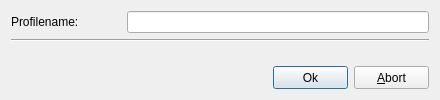
<ui version="4.0" >
 <author>Alexander Saal - alex.saal@gmx.de</author>
 <class>UiDBoxFEProfile</class>
 <widget class="QDialog" name="UiDBoxFEProfile" >
  <property name="geometry" >
   <rect>
    <x>0</x>
    <y>0</y>
    <width>440</width>
    <height>100</height>
   </rect>
  </property>
  <property name="minimumSize" >
   <size>
    <width>440</width>
    <height>100</height>
   </size>
  </property>
  <property name="maximumSize" >
   <size>
    <width>440</width>
    <height>100</height>
   </size>
  </property>
  <property name="windowTitle" >
   <string>Profilename</string>
  </property>
  <property name="windowIcon" >
   <iconset resource="../../resource/dboxfe.qrc" >
    <normaloff>:/pics/images/default.png</normaloff>:/pics/images/default.png</iconset>
  </property>
  <layout class="QGridLayout" name="gridLayout" >
   <item row="0" column="0" >
    <layout class="QHBoxLayout" name="_2" >
     <property name="spacing" >
      <number>6</number>
     </property>
     <property name="margin" >
      <number>0</number>
     </property>
     <item>
      <widget class="QLabel" name="label" >
       <property name="minimumSize" >
        <size>
         <width>110</width>
         <height>0</height>
        </size>
       </property>
       <property name="maximumSize" >
        <size>
         <width>110</width>
         <height>16777215</height>
        </size>
       </property>
       <property name="text" >
        <string>Profilename:</string>
       </property>
      </widget>
     </item>
     <item>
      <widget class="QLineEdit" name="LEProfile" >
       <property name="text" >
        <string/>
       </property>
      </widget>
     </item>
    </layout>
   </item>
   <item row="1" column="0" >
    <widget class="Line" name="line" >
     <property name="orientation" >
      <enum>Qt::Horizontal</enum>
     </property>
    </widget>
   </item>
   <item row="2" column="0" >
    <spacer name="verticalSpacer" >
     <property name="orientation" >
      <enum>Qt::Vertical</enum>
     </property>
     <property name="sizeHint" stdset="0" >
      <size>
       <width>20</width>
       <height>5</height>
      </size>
     </property>
    </spacer>
   </item>
   <item row="3" column="0" >
    <layout class="QHBoxLayout" name="horizontalLayout" >
     <item>
      <spacer>
       <property name="orientation" >
        <enum>Qt::Horizontal</enum>
       </property>
       <property name="sizeHint" stdset="0" >
        <size>
         <width>155</width>
         <height>23</height>
        </size>
       </property>
      </spacer>
     </item>
     <item>
      <widget class="QPushButton" name="btnOk" >
       <property name="minimumSize" >
        <size>
         <width>75</width>
         <height>23</height>
        </size>
       </property>
       <property name="maximumSize" >
        <size>
         <width>75</width>
         <height>23</height>
        </size>
       </property>
       <property name="text" >
        <string>Ok</string>
       </property>
       <property name="icon" >
        <iconset resource="../../resource/dboxfe.qrc" >
         <normaloff>:/pics/images/apply_16.png</normaloff>:/pics/images/apply_16.png</iconset>
       </property>
      </widget>
     </item>
     <item>
      <widget class="QPushButton" name="btnAbort" >
       <property name="minimumSize" >
        <size>
         <width>75</width>
         <height>23</height>
        </size>
       </property>
       <property name="maximumSize" >
        <size>
         <width>75</width>
         <height>23</height>
        </size>
       </property>
       <property name="text" >
        <string>&amp;Abort</string>
       </property>
       <property name="icon" >
        <iconset resource="../../resource/dboxfe.qrc" >
         <normaloff>:/pics/images/cancel_16.png</normaloff>:/pics/images/cancel_16.png</iconset>
       </property>
      </widget>
     </item>
    </layout>
   </item>
  </layout>
 </widget>
 <tabstops>
  <tabstop>btnOk</tabstop>
  <tabstop>btnAbort</tabstop>
 </tabstops>
 <resources>
  <include location="../../resource/dboxfe.qrc" />
  <include location="../../resource/dboxfe.qrc" />
 </resources>
 <connections/>
</ui>
